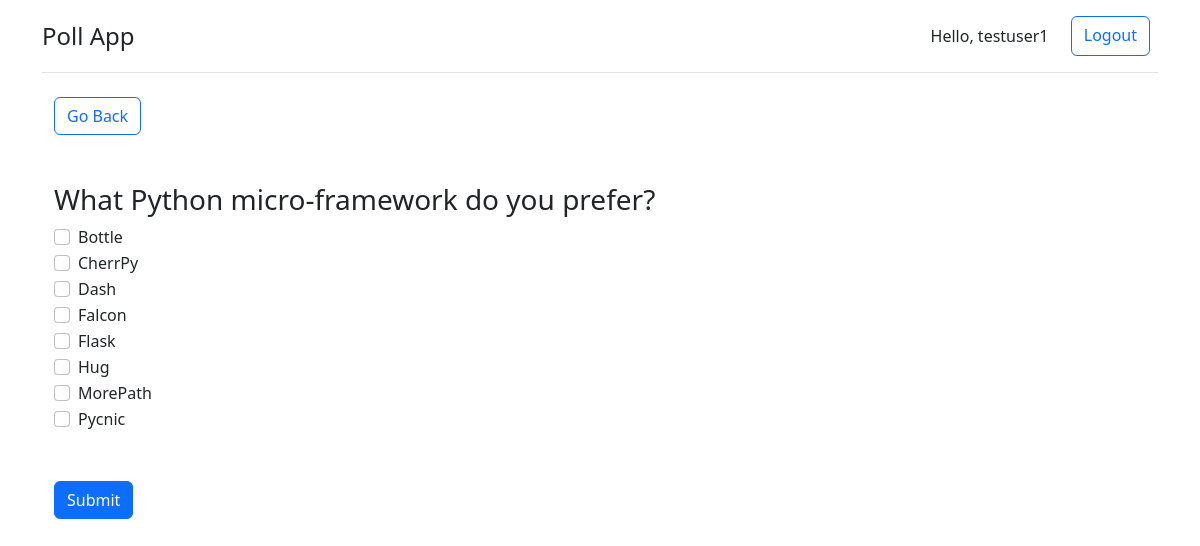
Screenshot of /question/2/ (signed in) with the database file from the repository.
### poll/models.py (models this page shows, shortened)
class Question(models.Model):
    title = models.CharField(max_length=200)
    RADIO = 'radio'
    CHECKBOX = 'checkbox'
    INPUT_TYEP = [
        (RADIO, RADIO),
        (CHECKBOX, CHECKBOX),
    ]
    type = models.CharField(
        null=False,
        max_length=20,
        choices=INPUT_TYEP,
        default=RADIO
    )

class Option(models.Model):
    title = models.CharField(max_length=200)
    question = models.ForeignKey(Question, on_delete=models.CASCADE)

### poll/views.py (the view)
# urls.py: path('question/<int:pk>/', view=QuestionDetailView.as_view(), name="question"),
class QuestionDetailView(LoginRequiredMixin, DetailView):
    model = Question
    template_name = 'poll/question.html'
    context_object_name = 'question'

### poll/templates/poll/question.html (shortened to what this page needs)
{% extends 'poll/base.html' %}
{% load widget_tweaks %}
{% block content %}
<div class="container">
    <div class="mb-5">
        <a class="btn btn-outline-primary" href="{% url 'question-list'%}">Go Back</a>
    </div>
    <div>
        <h3>{{question.title}}</h3>
    </div>
    <form method="post" action="{% url 'submit' question.id %}" class="mb-5">
        {% if question.type == 'radio'%}
        {% for option in question.option_set.all %}
        <div class="form-check">
            <input class="form-check-input" type="{{question.type}}" id="{{option.pk}}" value="{{option.pk}}"
                name="option" required>
            <label class="form-check-label" for="{{option.pk}}">
                {{ option.title }}
            </label>
        </div>
        {% endfor %}
        {% else %}
        {% for option in question.option_set.all %}
        <div class="form-check">
            <input class="form-check-input" type="{{question.type}}" id="{{option.pk}}" value="{{option.pk}}"
                name="option{{option.pk}}">
            <label class="form-check-label" for="{{option.pk}}">
                {{ option.title }}
            </label>
        </div>
        {% endfor %}
        {% endif %}
        <input class="btn btn-primary mt-5" type="submit" value="Submit">
    </form>
</div>
{% endblock content %}

### poll/templates/poll/base.html (shortened to what this page needs)
<!DOCTYPE html>
<html lang="en">
<head>
    <link href="https://cdn.jsdelivr.net/npm/bootstrap@5.2.0/dist/css/bootstrap.min.css" rel="stylesheet"
>
</head>
<body>
    <div class="container">
        <header class="d-flex flex-wrap justify-content-center py-3 mb-4 border-bottom">
            <a href="{% url 'question-list' %}"
                class="d-flex align-items-center mb-3 mb-md-0 me-md-auto text-dark text-decoration-none">
                <span class="fs-4">Poll App</span>
            </a>
            {% if request.user.is_authenticated %}
            <div class="navbar-text" style="margin: 0 2%">Hello, {{ request.user }}</div>
            <a class="btn btn-outline-primary me-2" href="{% url 'logout' %}">Logout</a>
            {% else %}
            <a class="btn btn-outline-primary me-2" href="{% url 'login' %}">Login</a>
            {% endif %}
        </header>
        {% block content %}
        {% endblock content %}
    </div>
</body>
</html>

### rows the page displays
Question: title "What Python micro-framework do you prefer?"
Option: title "Bottle"
Option: title "CherrPy"
Option: title "Dash"
Option: title "Falcon"
Option: title "Flask"
Option: title "Hug"
Option: title "MorePath"
Option: title "Pycnic"

### other values shown
{{ request.user }} "testuser1"
